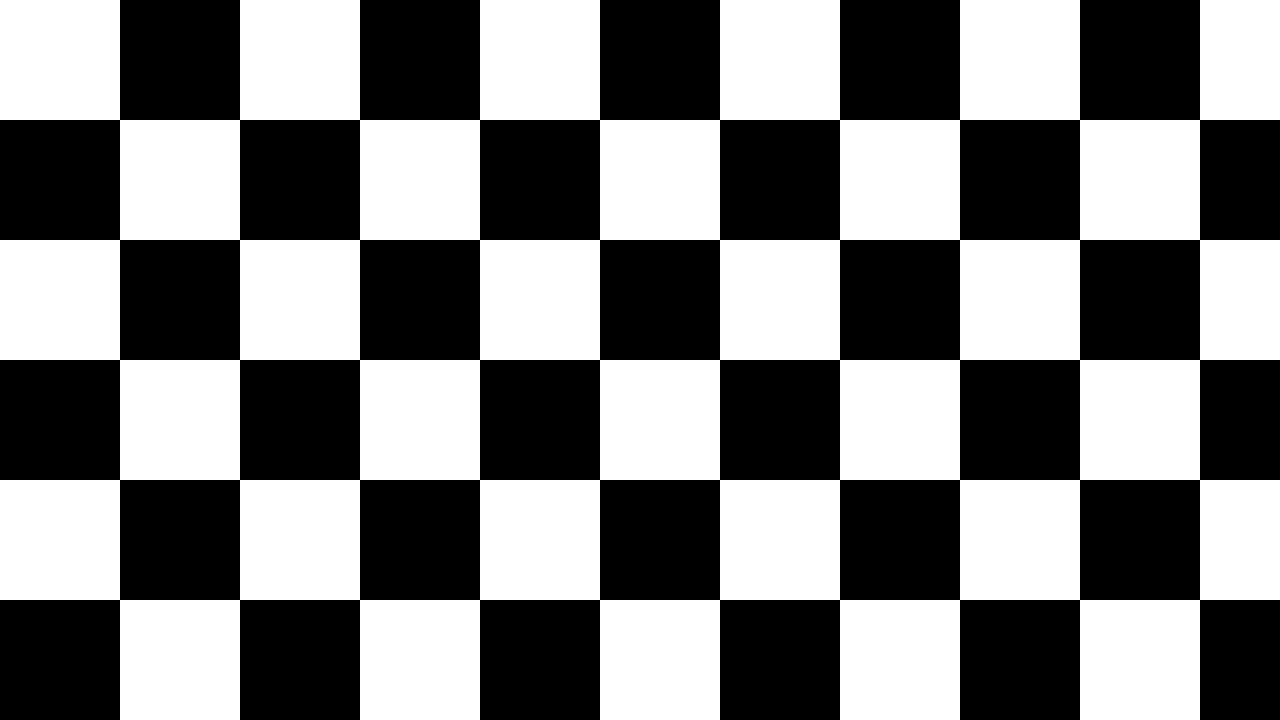
#> input picture image/checkboard_1280x720.jpg, 1280 x 720 px
$ python -i hexfunc.py   (imports and definitions only)
#> lines starting #> are read from the running program, lines starting #| are printed output that depends on the picture; after the words box and inside, x2 and y2 are one past the last pixel; in counts of white or black regions, pixels touching at a corner belong together

import cmath
from os import replace
import numpy as np
import cv2
import matplotlib.pyplot as plt
import math

__version__ = '0.1'

# [154 lines left out: functions random_noise, img2hex, hex2image, block_hex2image, read_isp_file, not called in this run]

def img_resize(img_name):
#> called with img_name = 'image/checkboard_1280x720.jpg'
    img = cv2.imread(img_name,0)
#> img: shape (720, 1280); values 64 (black) and 192 (white), 50% white; 1 white region, box (x1, y1, x2, y2) and area: (0, 0, 1280, 720) 460800
    cv2.imshow("origin_img",img)
    shrink_img1 = cv2.resize(img,None,fx=2,fy=2,interpolation=cv2.INTER_NEAREST)
#> shrink_img1: shape (1440, 2560); values 64 (black) and 192 (white), 50% white; 1 white region, box (x1, y1, x2, y2) and area: (0, 0, 2560, 1440) 1843200
    shrink_img2 = cv2.resize(img,None,fx=2,fy=2,interpolation=cv2.INTER_LINEAR)
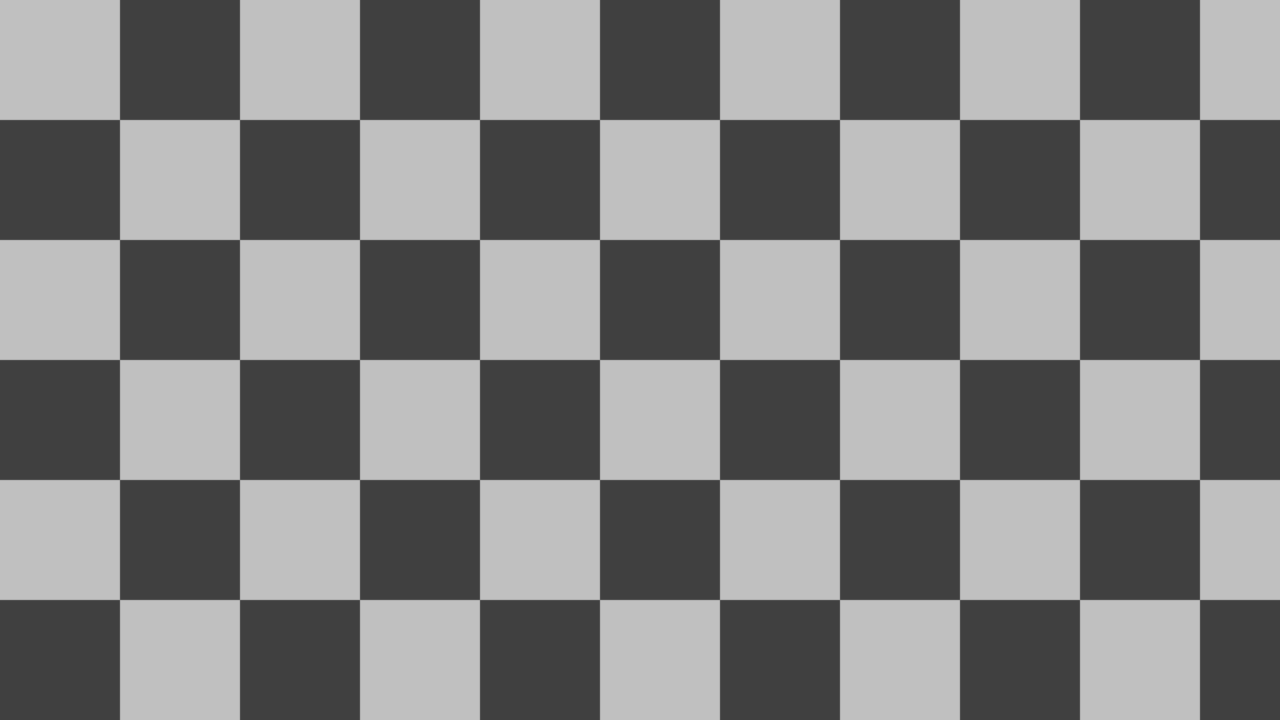
#> shrink_img2: shape (1440, 2560) (shown at 1/2 size); min 64, max 192, mean 128
    shrink_img3 = cv2.resize(img,None,fx=2,fy=2,interpolation=cv2.INTER_AREA)
    shrink_img4 = cv2.resize(img,None,fx=2,fy=2,interpolation=cv2.INTER_CUBIC)
    cv2.imshow("shrink_img1",shrink_img1)
    cv2.imshow("shrink_img2",shrink_img2)
    cv2.imshow("shrink_img3",shrink_img3)
    cv2.imshow("shrink_img4",shrink_img4)

    cv2.waitKey(0)
    cv2.destroyAllWindows()

# [77 lines left out: functions read_decoder_hexfile, checkerboard_picture_gen, gradient_gray_img, gen_gray_jpeg, not called in this run]

# [14 lines not run here, left out]

# [11 lines of commented-out code are left out]

>>> result = img_resize('image/checkboard_1280x720.jpg')
